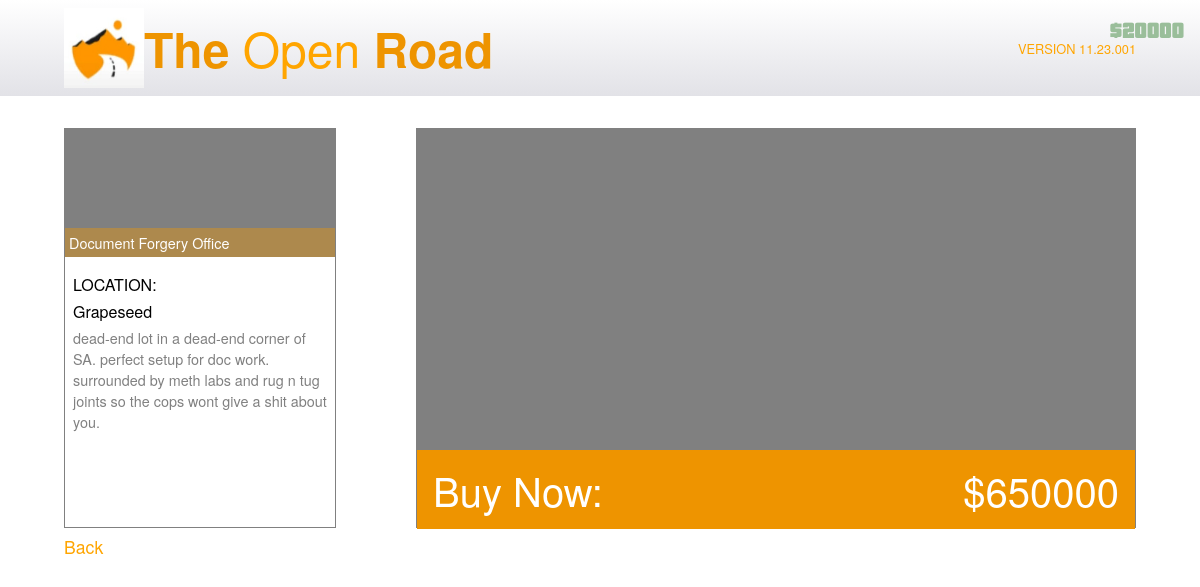
The app's page /buy_business/1/1 with its own data.
### app/database/create_db.py (models this page shows)
class BusinessType(db.Model):
	__tablename__ = "business_types"
	id = db.Column(db.Integer, primary_key=True, autoincrement=True)
	type_name = db.Column(db.String(67), unique=True, nullable=False)
	production_time = db.Column(db.Integer, nullable=False) # Time taken for one stock unit
	stock_value = db.Column(db.Integer, nullable=False) # Value of one stock unit
	supply_usage = db.Column(db.Float, nullable=False) # Supplies used for one stock unit
	equipment_upgrade_price = db.Column(db.Integer, nullable=False)
	equipment_upgrade_description = db.Column(db.String(670), default="No description.")
	staff_upgrade_price = db.Column(db.Integer, nullable=False)
	staff_upgrade_description = db.Column(db.String(670), default="No description.")
	security_upgrade_price = db.Column(db.Integer, nullable=False)
	security_upgrade_description = db.Column(db.String(670), default="No description")
	business = db.relationship("Business", backref="businesstype")

class BusinessLocation(db.Model):
	__tablename__ = "business_locations"
	id = db.Column(db.Integer, primary_key=True, autoincrement=True)
	location_name = db.Column(db.String(67), unique=True, nullable=False)
	business = db.relationship("Business", backref="businesslocation")

class Business(db.Model):
	__tablename__ = "businesses"
	id = db.Column(db.Integer, primary_key=True, autoincrement=True)
	price = db.Column(db.Integer, nullable=False) # Only add 2d.p. values
	description = db.Column(db.String(670), default="No description.")
	location_id = db.Column(db.Integer, db.ForeignKey("business_locations.id"), nullable=False)
	type_id = db.Column(db.Integer, db.ForeignKey("business_types.id"), nullable=False)
	owned_business = db.relationship("OwnedBusiness", backref="business")

class User(db.Model):
	__tablename__ = "users"
	id = db.Column(db.Integer, primary_key=True, autoincrement=True)
	username = db.Column(db.String(67), unique=True, nullable=False)
	password_hash = db.Column(db.Integer, nullable=False)
	money = db.Column(db.Integer, default=670000) # Start with $670,000
	last_login_time = db.Column(db.Integer, default=int(datetime.now().timestamp()))
	owned_business = db.relationship("OwnedBusiness", backref="user")

### app/routes/buy_business.py (the view)
@buy_business_bp.route("/buy_business/<int:user_id>/<int:business_id>", methods=["GET", "POST"])
def buy_business(user_id: int, business_id: int):
	form = BuyBusinessForm()
	service = BuyBusinessService(business_id, user_id)
	business_data = service.get_business_data()
	money = MoneyService.get_user_money(user_id)
	if not form.validate_on_submit():
		return render_template("buy_business.html", id=user_id, business_id=business_id, business_data=business_data, bought=False, form=form, money=money)
	service.buy_business()
	owned_business_id = service.get_owned_business_id()
	return render_template("buy_business.html", id=user_id, business_data=business_data, owned_business_id=owned_business_id, bought=True, form=form, money=money)

### app/database/select_db.py (called while the page is built)
	@staticmethod
	def select_business(business_id: int) -> dict:
		business = Business.query.filter(Business.id == business_id).first()
		if business is None:
			return {}
		res = {}
		res["id"] = business_id
		res["location"] = business.businesslocation.location_name
		res["type"] = business.businesstype.type_name
		res["price"] = business.price
		res["description"] = business.description
		return res

	@staticmethod
	def select_user_money(user_id: int) -> int:
		user = User.query.filter(User.id == user_id).first()
		if user is None:
			return -1
		return user.money

### app/services/buy_business.py (called while the page is built)
	def get_business_data(self):
		business_data = Select.select_business(self.business_id)
		business_data["buyable"] = self.can_user_buy(business_data)
		return business_data

	def can_user_buy(self, business_data: dict) -> bool:
		user_money = Select.select_user_money(self.user_id)
		if user_money >= business_data["price"]:
			return True
		return False

### app/services/money.py (called while the page is built)
    @staticmethod
    def get_user_money(user_id: int) -> int:
        return Select.select_user_money(user_id)

### app/templates/buy_business.html (shortened to what this page needs)
{% extends "logged_in.html" %}
{% block style2 %}
<link rel="stylesheet" href="{{ url_for('static', filename='css/buy_business.css') }}"/>
{% endblock %}
{% block main %}
<div id="left-div">
	<div id="information-div">
		<div id="image-div">
			<div id="placeholder"></div>
			<div id="type">{{ business_data.type }}</div>
		</div>
		<div id="text-div">
			<p class="location">LOCATION:</p>
			<p class="location">{{ business_data.location}}</p>
			<p id="description">{{ business_data.description }}</p>
		</div>
	</div>
	<a id="back" href="/home/{{ id }}">Back</a>
</div>
<div id="right-div">
	<div id="placeholder-2"></div>
	<div id="buy-div">
		<h2>Buy Now:</h2>
		<h2>${{ business_data.price }}</h2>
	</div>
</div>
{% endblock %}

### app/templates/base.html (shortened to what this page needs)
<!DOCTYPE html>
<html>
	<head>
		{% block style %}{% endblock %}
	</head>
	<body>
		{% block body %}{% endblock %}
	</body>
	<p id="money">${{ money }}</p>
</html>

### app/static/css/logged_in.css (style rules this page uses)
* { margin: 0; padding: 0; box-sizing: border-box; }
html, body { width: 100%; overflow-x: hidden; height: 100vh; background: white; font-family: "Helvetica Neue", Helvetica, Arial, sans-serif; display: flex; flex-direction: column; }
#money { position: fixed; right: 1rem; top: 1rem; z-index: 99999; display: flex; justify-content: center; align-items: center; font-size: 1.5rem; color: rgb(154, 190, 154); font-family: 'Pricedown', sans-serif; }

### app/static/css/buy_business.css (style rules this page uses)
:root { --dark-orange: #ee9400; --light-orange: #fcbc5467; --clear-orange: #ee940067; }
h2 { color: white; font-size: 2.5rem; font-weight: normal; }
#left-div { width: 17rem; display: flex; flex-direction: column; align-items: flex-start; }
#back { color: orange; font-size: 1.1rem; margin-top: 0.4rem; text-decoration: none; }
#information-div { width: 17rem; border: 1px solid grey; height: 25rem; }
#image-div { height: 8rem; width: 100%; position: relative; margin-bottom: 0.5rem; }
#placeholder { width: 100%; height: 100%; background-color: grey; }
#type { position: absolute; bottom: 0; left: 0; right: 0; background-color: var(--clear-orange); color: white; padding: 0.25rem; text-align: left; font-size: 0.9rem; }
#text-div { display: flex; flex-direction: column; padding: 0.5rem; }
.location { margin-bottom: 0.25rem; }
#description { color: grey; font-size: 0.9rem; }
#right-div { width: 45rem; border: 1px solid grey; height: 25rem; }
#placeholder-2 { background-color: grey; width: 100%; height: 20rem; }
#buy-div { background: var(--dark-orange); border-top: 1px solid grey; height: 5rem; display: flex; align-items: center; justify-content: space-between; padding: 1rem; cursor: pointer; }
#money { position: fixed; right: 1rem; top: 1rem; z-index: 99999; display: flex; justify-content: center; align-items: center; font-size: 1.5rem; color: rgb(154, 190, 154); font-family: 'Pricedown', sans-serif; }

### records on screen
BusinessType: type "Document Forgery Office"
BusinessLocation: location "Grapeseed"
Business: description "dead-end lot in a dead-end corner of SA. perfect setup for doc work. surrounded by meth labs and rug n tug joints so the cops wont give a shit about you.", price "650000"
User: money "20000"
